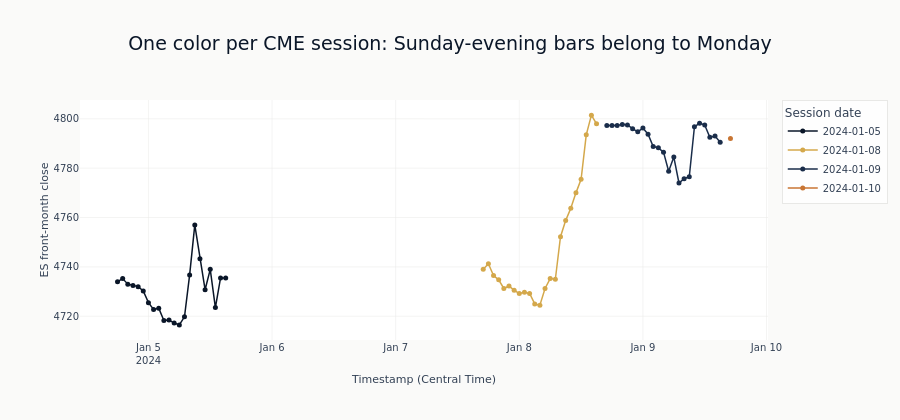

The notebook cell this image was saved under:
### Markdown cell above
The same point is clearer on the tape. Below, four days of ES front-month
hourly closes are colored by the session each bar belongs to, in Central Time.
The Friday session ends at 16:00 CT; there is no Saturday session; trading
reopens Sunday 17:00 CT — and those Sunday-evening bars carry **Monday's**
color, not Sunday's. Calendar day and session date part ways every weekend.

### Code cell
_boundary_window = (
    hourly_with_sessions.filter(
        (pl.col("product") == "ES")
        & (pl.col("tenor") == 0)
        & (pl.col("timestamp").dt.date() >= pl.lit("2024-01-05").str.to_date())
        & (pl.col("timestamp").dt.date() <= pl.lit("2024-01-09").str.to_date())
    )
    .with_columns(pl.col("timestamp").dt.convert_time_zone("America/Chicago").alias("ts_ct"))
    .sort("timestamp")
)

_sessions = _boundary_window["session_date"].unique().sort().to_list()
_session_colors = dict(zip(_sessions, ml4t_palette(len(_sessions), categorical=True)))

fig = go.Figure()
for sess in _sessions:
    seg = _boundary_window.filter(pl.col("session_date") == sess)
    fig.add_trace(
        go.Scatter(
            x=seg["ts_ct"].to_list(),
            y=seg["close"].to_list(),
            mode="lines+markers",
            line=dict(color=_session_colors[sess], width=1.5),
            marker=dict(size=5),
            name=str(sess),
        )
    )
fig.update_layout(
    title="One color per CME session: Sunday-evening bars belong to Monday",
    xaxis_title="Timestamp (Central Time)",
    yaxis_title="ES front-month close",
    height=420,
    legend_title="Session date",
)
fig.show()

### Figure 1 — Plotly figure (JSON) as saved in the notebook; plotly's stock layout.template omitted (floating-point values rounded to 4 significant figures)
{"data": [{"line": {"color": "#0a1628", "width": 1.5}, "marker": {"size": 5}, "mode": "lines+markers", "name": "2024-01-05", "type": "scatter", "x": ["2024-01-04T18:00:00-06:00", "2024-01-04T19:00:00-06:00", "2024-01-04T20:00:00-06:00", "2024-01-04T21:00:00-06:00", "2024-01-04T22:00:00-06:00", "2024-01-04T23:00:00-06:00", "2024-01-05T00:00:00-06:00", "2024-01-05T01:00:00-06:00", "2024-01-05T02:00:00-06:00", "2024-01-05T03:00:00-06:00", "2024-01-05T04:00:00-06:00", "2024-01-05T05:00:00-06:00", "2024-01-05T06:00:00-06:00", "2024-01-05T07:00:00-06:00", "2024-01-05T08:00:00-06:00", "2024-01-05T09:00:00-06:00", "2024-01-05T10:00:00-06:00", "2024-01-05T11:00:00-06:00", "2024-01-05T12:00:00-06:00", "2024-01-05T13:00:00-06:00", "2024-01-05T14:00:00-06:00", "2024-01-05T15:00:00-06:00"], "y": [4734, 4735.0, 4733, 4732.0, 4732, 4730.0, 4726.0, 4723.0, 4723.0, 4718.0, 4718.0, 4717.0, 4716.0, 4720.0, 4737.0, 4757, 4743.0, 4731.0, 4739, 4724.0, 4736.0, 4736.0]}, {"line": {"color": "#D4A84B", "width": 1.5}, "marker": {"size": 5}, "mode": "lines+markers", "name": "2024-01-08", "type": "scatter", "x": ["2024-01-07T17:00:00-06:00", "2024-01-07T18:00:00-06:00", "2024-01-07T19:00:00-06:00", "2024-01-07T20:00:00-06:00", "2024-01-07T21:00:00-06:00", "2024-01-07T22:00:00-06:00", "2024-01-07T23:00:00-06:00", "2024-01-08T00:00:00-06:00", "2024-01-08T01:00:00-06:00", "2024-01-08T02:00:00-06:00", "2024-01-08T03:00:00-06:00", "2024-01-08T04:00:00-06:00", "2024-01-08T05:00:00-06:00", "2024-01-08T06:00:00-06:00", "2024-01-08T07:00:00-06:00", "2024-01-08T08:00:00-06:00", "2024-01-08T09:00:00-06:00", "2024-01-08T10:00:00-06:00", "2024-01-08T11:00:00-06:00", "2024-01-08T12:00:00-06:00", "2024-01-08T13:00:00-06:00", "2024-01-08T14:00:00-06:00", "2024-01-08T15:00:00-06:00"], "y": [4739, 4741.0, 4736.0, 4735.0, 4731.0, 4732.0, 4730.0, 4729.0, 4730.0, 4729.0, 4725, 4724.0, 4731.0, 4735.0, 4735, 4752.0, 4759.0, 4764.0, 4770, 4776.0, 4794.0, 4802.0, 4798]}, {"line": {"color": "#1a2d4a", "width": 1.5}, "marker": {"size": 5}, "mode": "lines+markers", "name": "2024-01-09", "type": "scatter", "x": ["2024-01-08T17:00:00-06:00", "2024-01-08T18:00:00-06:00", "2024-01-08T19:00:00-06:00", "2024-01-08T20:00:00-06:00", "2024-01-08T21:00:00-06:00", "2024-01-08T22:00:00-06:00", "2024-01-08T23:00:00-06:00", "2024-01-09T00:00:00-06:00", "2024-01-09T01:00:00-06:00", "2024-01-09T02:00:00-06:00", "2024-01-09T03:00:00-06:00", "2024-01-09T04:00:00-06:00", "2024-01-09T05:00:00-06:00", "2024-01-09T06:00:00-06:00", "2024-01-09T07:00:00-06:00", "2024-01-09T08:00:00-06:00", "2024-01-09T09:00:00-06:00", "2024-01-09T10:00:00-06:00", "2024-01-09T11:00:00-06:00", "2024-01-09T12:00:00-06:00", "2024-01-09T13:00:00-06:00", "2024-01-09T14:00:00-06:00", "2024-01-09T15:00:00-06:00"], "y": [4797.0, 4797.0, 4797.0, 4798.0, 4798.0, 4796, 4795.0, 4796.0, 4794.0, 4789.0, 4788.0, 4786.0, 4779.0, 4784.0, 4774, 4776.0, 4776.0, 4797.0, 4798.0, 4798.0, 4792.0, 4793, 4790.0]}, {"line": {"color": "#C87533", "width": 1.5}, "marker": {"size": 5}, "mode": "lines+markers", "name": "2024-01-10", "type": "scatter", "x": ["2024-01-09T17:00:00-06:00"], "y": [4792]}], "layout": {"height": 420, "legend": {"title": {"text": "Session date"}}, "title": {"text": "One color per CME session: Sunday-evening bars belong to Monday"}, "xaxis": {"title": {"text": "Timestamp (Central Time)"}}, "yaxis": {"title": {"text": "ES front-month close"}}}}
